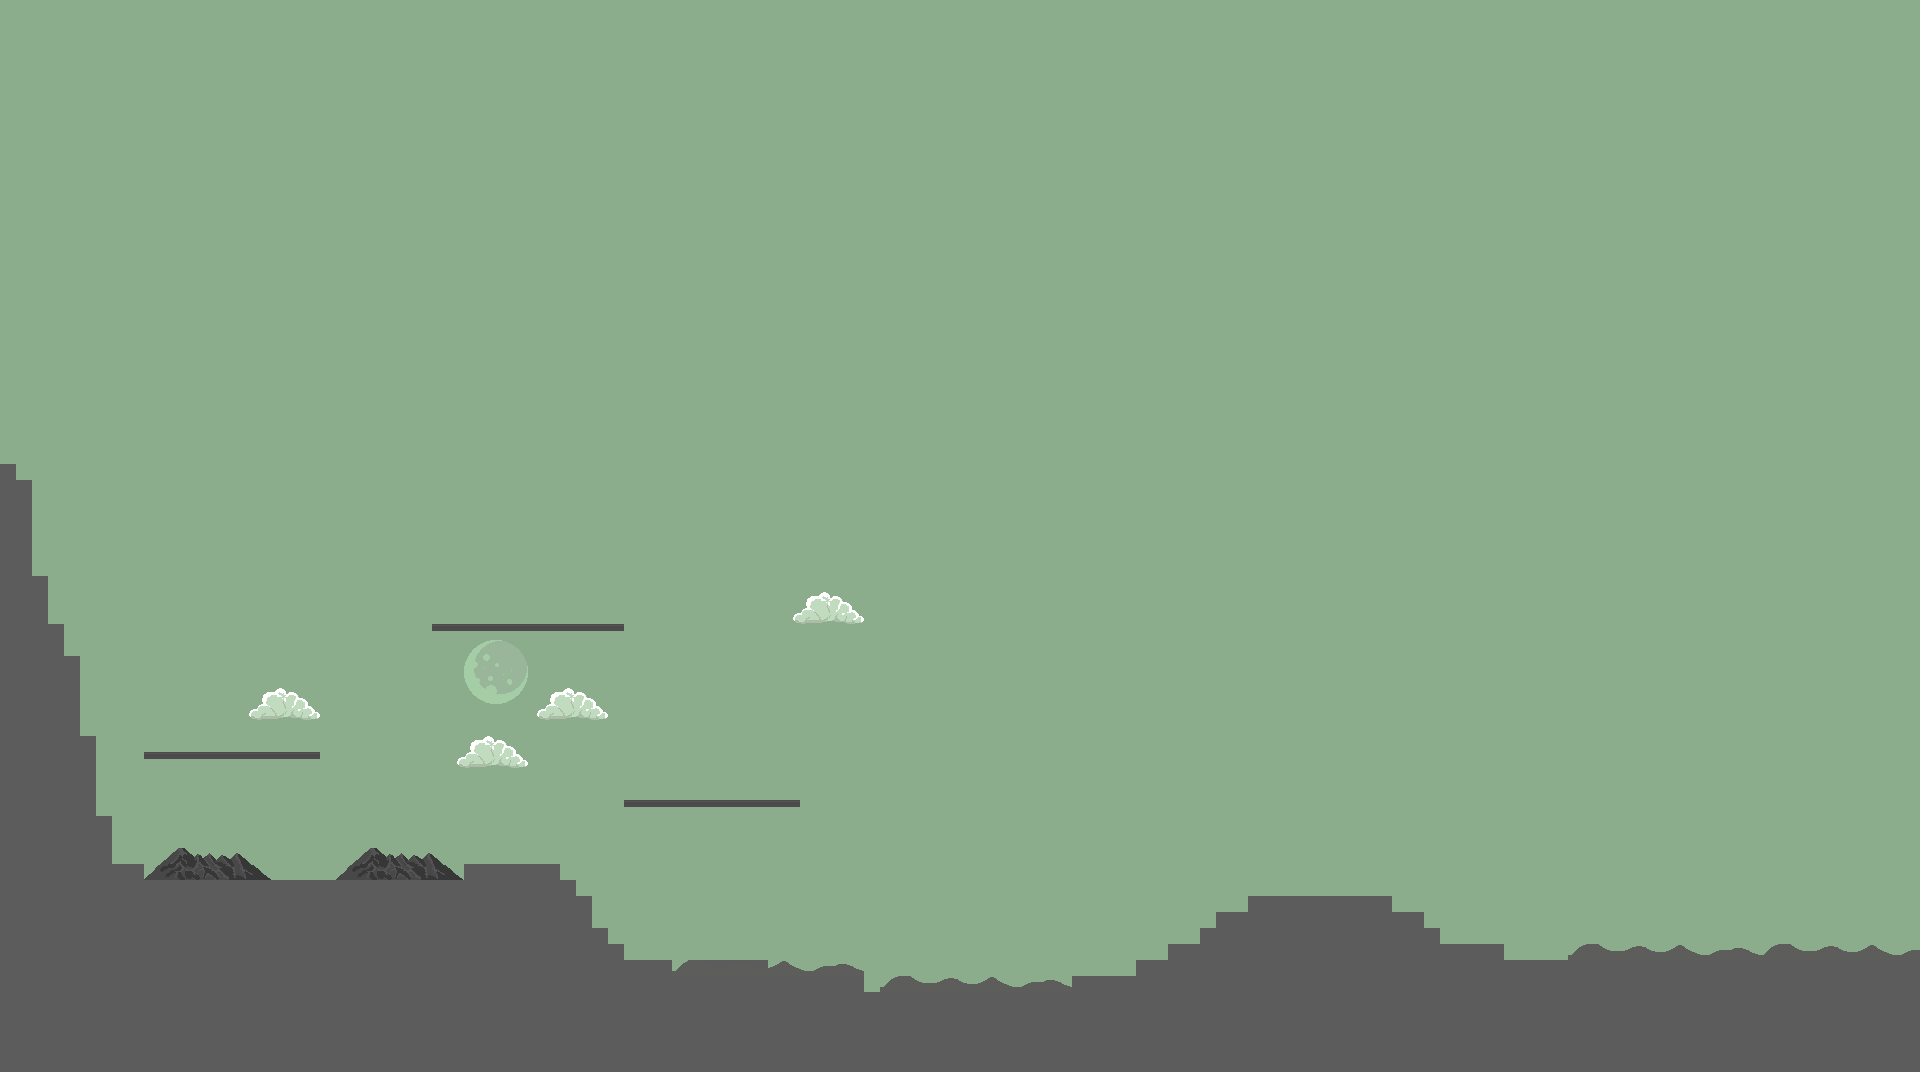

This is a level from a 2D game, rendered from its Tiled map with the project's own tilesets. A one-line summary and the map file follow, with tile-layer data summarised:
An orthogonal 120x67 tile map with 16x16 px tiles, 3 tile layers (Слой тайлов 1, Слой тайлов 2, Слой тайлов 3) and 10 objects (5x block, 5x enemy).

<map version="1.10" tiledversion="1.10.2" orientation="orthogonal" renderorder="right-down" width="120" height="67" tilewidth="16" tileheight="16" infinite="0" nextlayerid="5" nextobjectid="59">
 <tileset firstgid="1" name="Dungeon Ruins Tileset Night" tilewidth="16" tileheight="16" tilecount="512" columns="32">
  <image source="Dungeon Ruins Tileset Night.png" width="512" height="256" />
 </tileset>
 <layer id="1" name="Слой тайлов 1" width="120" height="67">
  <data>[8040 cells, 8040 non-empty, 2 distinct tile ids]</data>
 </layer>
 <layer id="2" name="Слой тайлов 2" width="120" height="67">
  <data>[8040 cells, 138 non-empty, 56 distinct tile ids]</data>
 </layer>
 <layer id="4" name="Слой тайлов 3" width="120" height="67">
  <data>[8040 cells, 34 non-empty, 1 distinct tile ids]</data>
 </layer>
 <objectgroup id="3" name="Слой объектов 1">
  <object id="44" name="block" gid="71" x="656.667" y="780.667" width="64.6667" height="62" />
  <object id="45" name="block" gid="71" x="412.333" y="666.333" width="64.6667" height="62" />
  <object id="46" name="block" gid="71" x="205" y="616.333" width="64.6667" height="62" />
  <object id="47" name="block" gid="71" x="314.333" y="787" width="64.6667" height="62" />
  <object id="48" name="block" gid="71" x="499.667" y="755.667" width="64.6667" height="62" />
  <object id="49" name="enemy" gid="467" x="564" y="828" width="16" height="16" />
  <object id="55" name="enemy" gid="467" x="686" y="846" width="16" height="16" />
  <object id="56" name="enemy" gid="467" x="708.667" y="923.333" width="16" height="16" />
  <object id="57" name="enemy" gid="467" x="286" y="816.667" width="16" height="16" />
  <object id="58" name="enemy" gid="467" x="184" y="796" width="16" height="16" />
 </objectgroup>
</map>
